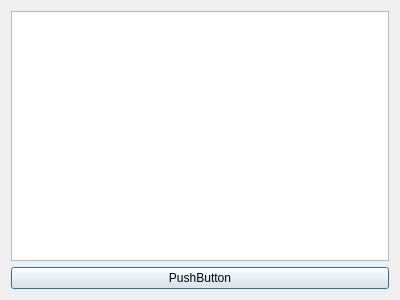
<?xml version="1.0" encoding="UTF-8"?>
<ui version="4.0">
 <class>Dialog</class>
 <widget class="QDialog" name="Dialog">
  <property name="geometry">
   <rect>
    <x>0</x>
    <y>0</y>
    <width>400</width>
    <height>300</height>
   </rect>
  </property>
  <property name="windowTitle">
   <string>Dialog</string>
  </property>
  <layout class="QVBoxLayout" name="verticalLayout">
   <item>
    <widget class="QTableView" name="songs"/>
   </item>
   <item>
    <widget class="QPushButton" name="pushButton">
     <property name="text">
      <string>PushButton</string>
     </property>
    </widget>
   </item>
  </layout>
 </widget>
 <resources/>
 <connections/>
</ui>
